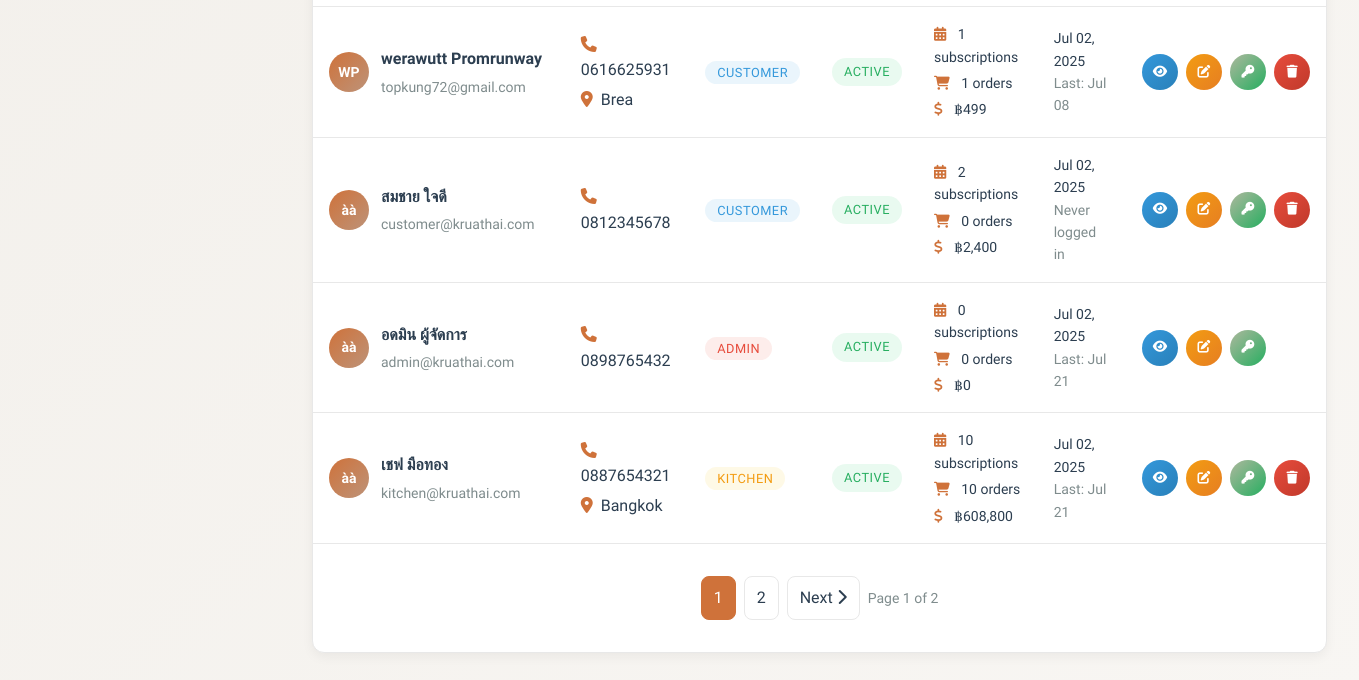
The page /KruaThai/admin/users.php (signed in, lower part) on the database as committed earlier.
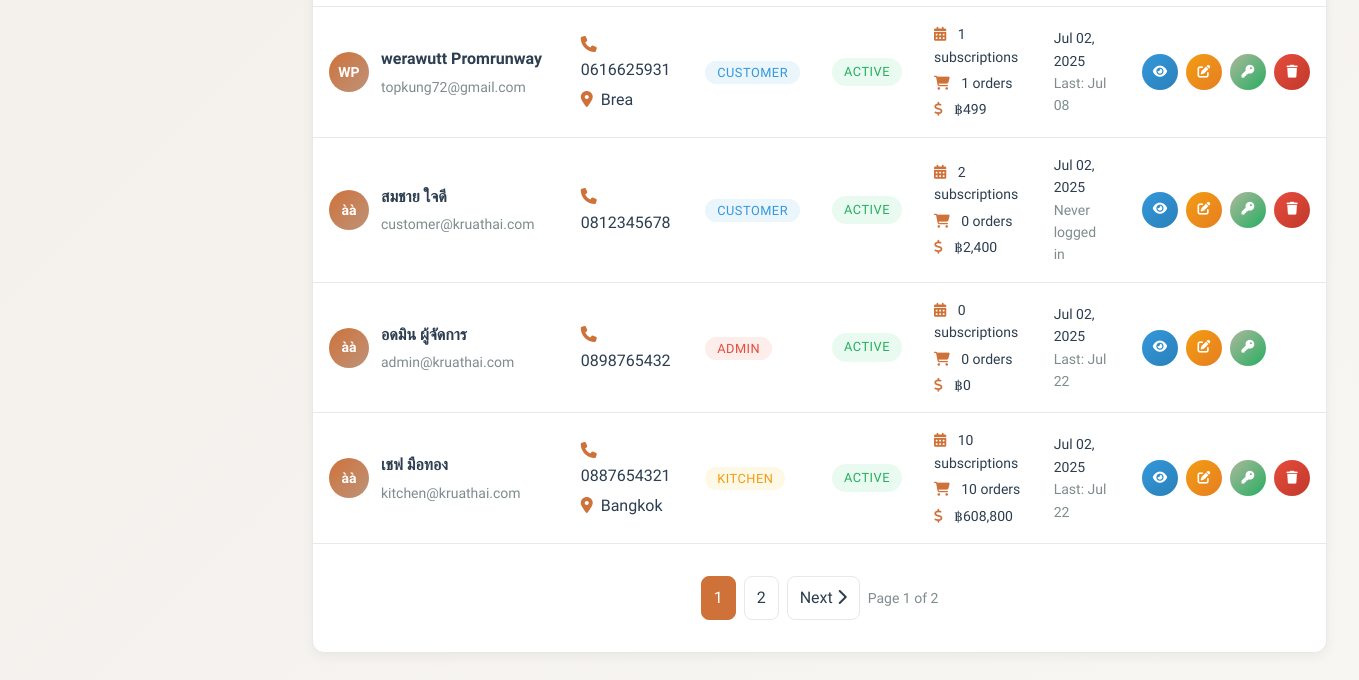
The same page on the database as committed later.
### tables this page shows
CREATE TABLE `users` (
  `id` char(36) NOT NULL,
  `email` varchar(255) NOT NULL,
  `password_hash` varchar(255) NOT NULL,
  `first_name` varchar(100) NOT NULL,
  `last_name` varchar(100) NOT NULL,
  `phone` varchar(20) DEFAULT NULL,
  `date_of_birth` date DEFAULT NULL,
  `gender` enum('male','female','other') DEFAULT NULL,
  `role` enum('customer','admin','kitchen','rider','support') DEFAULT 'customer',
  `status` enum('active','inactive','suspended','pending_verification') DEFAULT 'pending_verification',
  `email_verified` tinyint(1) DEFAULT '0',
  `email_verification_token` varchar(100) DEFAULT NULL,
  `delivery_address` text,
  `address_line_2` varchar(255) DEFAULT NULL,
  `city` varchar(100) DEFAULT NULL,
  `state` varchar(100) DEFAULT NULL,
  `zip_code` varchar(10) DEFAULT NULL,
  `country` varchar(100) DEFAULT 'Thailand',
  `delivery_instructions` text,
  `dietary_preferences` longtext,
  `allergies` longtext,
  `spice_level` enum('mild','medium','hot','extra_hot') DEFAULT 'medium',
  `last_login` timestamp NULL DEFAULT NULL,
  `failed_login_attempts` int(11) DEFAULT '0',
  `locked_until` timestamp NULL DEFAULT NULL,
  `password_reset_token` varchar(100) DEFAULT NULL,
  `password_reset_expires` timestamp NULL DEFAULT NULL,
  `created_at` timestamp NOT NULL DEFAULT CURRENT_TIMESTAMP,
  `updated_at` timestamp NOT NULL DEFAULT CURRENT_TIMESTAMP ON UPDATE CURRENT_TIMESTAMP
);

### KruaThai/admin/users.php (the view, shortened to what the changed rows need)
<?php
$connection = null;
try {
    $database = new Database();
    $pdo = $database->getConnection();
    if ($pdo instanceof PDO) {
        $host = 'localhost';
        $username = 'root';
        $password = 'root';
        $database_name = 'krua_thai';
        $port = 8889;
        $connection = new mysqli($host, $username, $password, $database_name, $port);
        $connection->set_charset("utf8");
    }
} catch (Exception $e) {
    die("Database connection failed: " . $e->getMessage());
}
$page = isset($_GET['page']) ? max(1, intval($_GET['page'])) : 1;
$per_page = 20;
$offset = ($page - 1) * $per_page;
$where_conditions = [];
$where_clause = !empty($where_conditions) ? 'WHERE ' . implode(' AND ', $where_conditions) : '';
$users_query = "SELECT u.*,
               COUNT(DISTINCT s.id) as subscription_count,
               COUNT(DISTINCT o.id) as order_count,
               COALESCE(SUM(p.amount), 0) as total_spent,
               MAX(o.delivery_date) as last_order_date
               FROM users u
               LEFT JOIN subscriptions s ON u.id = s.user_id AND s.status = 'active'
               LEFT JOIN orders o ON u.id = o.user_id
               LEFT JOIN payments p ON u.id = p.user_id AND p.status = 'completed'
               $where_clause
               GROUP BY u.id
               ORDER BY u.created_at DESC
               LIMIT $per_page OFFSET $offset";
$users_result = mysqli_query($connection, $users_query);
$users = [];
if ($users_result) {
    while ($user = mysqli_fetch_assoc($users_result)) {
        $users[] = $user;
    }
}
?>
<!DOCTYPE html>
<html lang="th">
<head>
    <link href="https://cdnjs.cloudflare.com/ajax/libs/font-awesome/6.4.0/css/all.min.css" rel="stylesheet">
</head>
<body>
    <div class="admin-layout">
        <div class="main-content">
            <div class="dashboard-card">
                <div class="card-body" style="padding: 0;">
                    <?php if (!empty($users)): ?>
                    <div style="overflow-x: auto;">
                        <table class="table">
                            <tbody>
                                <?php foreach ($users as $user): ?>
                                <tr>
                                    <td>
                                        <div class="user-info">
                                            <div class="user-avatar">
                                                <?= strtoupper(substr($user['first_name'], 0, 1) . substr($user['last_name'], 0, 1)) ?>
                                            </div>
                                            <div class="user-details">
                                                <h4><?= htmlspecialchars($user['first_name'] . ' ' . $user['last_name']) ?></h4>
                                                <p><?= htmlspecialchars($user['email']) ?></p>
                                            </div>
                                        </div>
                                    </td>
                                    <td>
                                        <div>
                                            <?php if ($user['phone']): ?>
                                                <div><i class="fas fa-phone" style="color: var(--curry); margin-right: 0.5rem;"></i><?= htmlspecialchars($user['phone']) ?></div>
                                            <?php endif; ?>
                                            <?php if ($user['city']): ?>
                                                <div style="margin-top: 0.25rem;"><i class="fas fa-map-marker-alt" style="color: var(--curry); margin-right: 0.5rem;"></i><?= htmlspecialchars($user['city']) ?></div>
                                            <?php endif; ?>
                                        </div>
                                    </td>
                                    <td>
                                        <span class="role-badge role-<?= $user['role'] ?>">
                                            <?= ucfirst($user['role']) ?>
                                        </span>
                                    </td>
                                    <td>
                                        <span class="status-badge status-<?= str_replace('_', '-', $user['status']) ?>">
                                            <?= ucfirst(str_replace('_', ' ', $user['status'])) ?>
                                        </span>
                                    </td>
                                    <td>
                                        <div style="font-size: 0.875rem;">
                                            <div style="margin-bottom: 0.25rem;">
                                                <i class="fas fa-calendar-alt" style="color: var(--curry); margin-right: 0.5rem;"></i>
                                                <?= $user['subscription_count'] ?> subscriptions
                                            </div>
                                            <div style="margin-bottom: 0.25rem;">
                                                <i class="fas fa-shopping-cart" style="color: var(--curry); margin-right: 0.5rem;"></i>
                                                <?= $user['order_count'] ?> orders
                                            </div>
                                            <div>
                                                <i class="fas fa-dollar-sign" style="color: var(--curry); margin-right: 0.5rem;"></i>
                                                ฿<?= number_format($user['total_spent'], 0) ?>
                                            </div>
                                        </div>
                                    </td>
                                    <td>
                                        <div style="font-size: 0.875rem;">
                                            <?php
                                                $joinDate = new DateTime($user['created_at']);
                                                echo $joinDate->format('M d, Y');
                                            ?>
                                            <br>
                                            <span style="color: var(--text-gray);">
                                                <?php
                                                    if (isset($user['last_login']) && $user['last_login']) {
                                                        $lastLogin = new DateTime($user['last_login']);
                                                        echo 'Last: ' . $lastLogin->format('M d');
                                                    } else {
                                                        echo 'Never logged in';
                                                    }
                                                ?>
                                            </span>
                                        </div>
                                    </td>
                                    <td>
                                        <div class="actions">
                                            <button class="btn btn-icon btn-info btn-sm" onclick="viewUser('<?= $user['id'] ?>')" title="View Details">
                                                <i class="fas fa-eye"></i>
                                            </button>
                                            <button class="btn btn-icon btn-warning btn-sm" onclick="editUser('<?= $user['id'] ?>')" title="Edit User">
                                                <i class="fas fa-edit"></i>
                                            </button>
                                            <button class="btn btn-icon btn-success btn-sm" onclick="resetPassword('<?= $user['id'] ?>')" title="Reset Password">
                                                <i class="fas fa-key"></i>
                                            </button>
                                            <?php if ($user['role'] !== 'admin'): ?>
                                            <button class="btn btn-icon btn-danger btn-sm" onclick="deleteUser('<?= $user['id'] ?>')" title="Deactivate">
                                                <i class="fas fa-trash"></i>
                                            </button>
                                            <?php endif; ?>
                                        </div>
                                    </td>
                                </tr>
                                <?php endforeach; ?>
                            </tbody>
                        </table>
                    </div>
                    <?php endif; ?>
                </div>
            </div>
        </div>
    </div>
</body>
</html>

Rows that differ between the two databases and show on the page:
changed users "อดมิน ผู้จัดการ": last_login "Jul 21" → "Jul 22"
changed users "เชฟ มือทอง": last_login "Jul 21" → "Jul 22"
